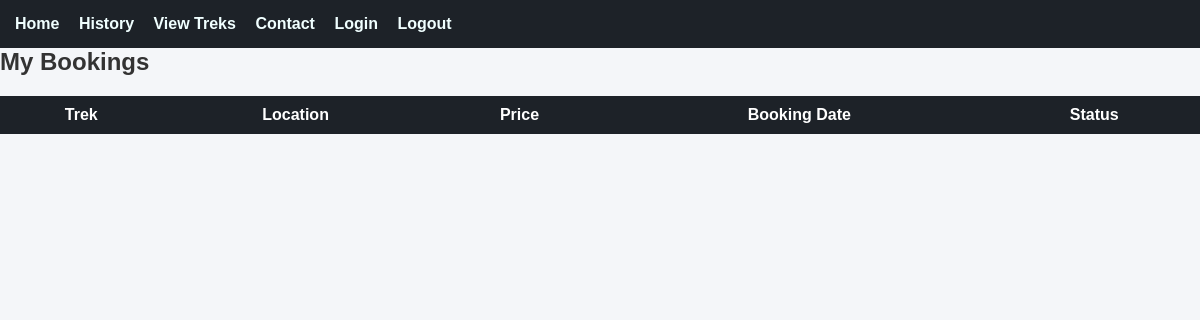
The app's page /my_bookings (signed in), older data.
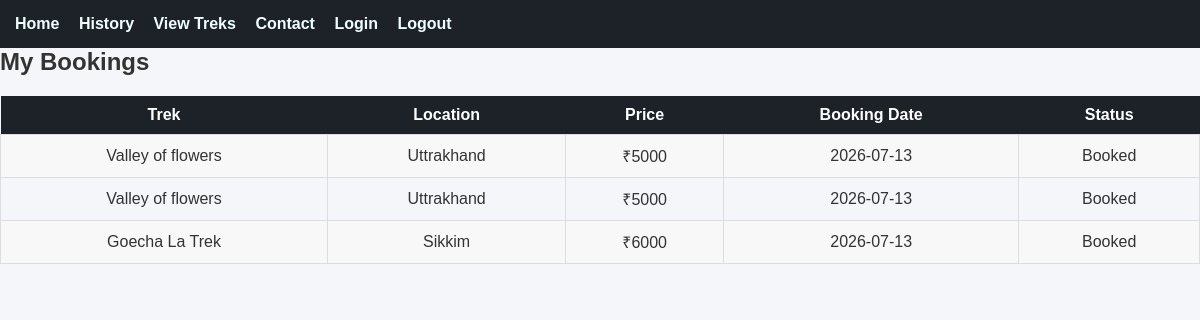
The same page, newer data.
### tables this page shows
CREATE TABLE bookings(
                 id INTEGER PRIMARY KEY AUTOINCREMENT,
                user_id INTEGER, 
                 username TEXT NOT NULL,
                 trek_id INTEGER,
                 booking_date DATE ,
                 status TEXT NOT NULL,
                 FOREIGN KEY(trek_id) REFERENCES treks(id),
                 FOREIGN KEY(user_id) REFERENCES users(id)
                 
                 );

CREATE TABLE treks(
                 id INTEGER PRIMARY KEY AUTOINCREMENT,
                 name TEXT NOT NULL,
                 location TEXT NOT NULL,
                 price INTEGER NOT NULL,
                 slots INTEGER NOT NULL,
                 difficulty TEXT NOT NULL,
                 duration INTEGER NOT NULL,
                 status TEXT NOT NULL DEFAULT 'Open',
                 assigned_staffID INTEGER NOT NULL,
                 start_date DATE ,
                 end_date DATE ,
                 description TEXT ,
                 FOREIGN KEY (assigned_staffID) REFERENCES staff(id)
                 );

### app.py (the view)
@app.route("/my_bookings")
def my_bookings():
    if "user" not in session:
        return redirect("/login")
    username = session["user"]
    conn = get_db_connnection()
    bookings = conn.execute("""
    SELECT
        treks.name,
        treks.location,
        treks.price,
        bookings.booking_date,
        bookings.status
    FROM bookings
    JOIN treks
        ON bookings.trek_id = treks.id
    WHERE bookings.username = ?
""", (username,)).fetchall()
    conn.close()
    return render_template("my_bookings.html", bookings=bookings)

### app.py (called while the page is built)
def get_db_connnection():
    conn = sqlite3.connect("database.db")
    conn.row_factory =sqlite3.Row
    return conn

### templates/my_bookings.html
{% extends "base.html" %}
{% block content %}
<h2>My Bookings</h2>
<table>
<tr>
    <th>Trek</th>
    <th>Location</th>
    <th>Price</th>
    <th>Booking Date</th>
    <th>Status</th>
</tr>
{% for booking in bookings %}
<tr>
    <td>{{ booking["name"] }}</td>
    <td>{{ booking["location"] }}</td>
    <td>₹{{ booking["price"] }}</td>
    <td>{{ booking["booking_date"] }}</td>
    <td>{{ booking["status"] }}</td>
</tr>
{% endfor %}
</table>
{% endblock %}

### templates/base.html (shortened to what this page needs)
<!DOCTYPE html>
<html lang="en">
<head>
    <link rel="stylesheet" href="{{ url_for('static', filename='css/style.css') }}">
</head>
<body>
    <nav style="background:#1D2228; padding:15px;">
        <a href="/" style="color:azure; margin-right:15px;">Home</a>
        <a href="/my_bookings" style="color:azure; margin-right:15px;">History</a>
        <a href="/view_treks" style="color:azure; margin-right:15px;">View Treks</a>
        <a href="/contact" style="color:azure; margin-right:15px;">Contact</a>
        <a href="/login" style="color:azure; margin-right:15px;">Login</a>
        <a href="/logout" style="color:azure; margin-right:15px;">Logout</a>
    </nav>
    {% block content %}
    {% endblock %}
</body>
</html>

### static/css/style.css (style rules this page uses)
* { margin:0; padding:0; box-sizing:border-box; }
body { font-family:Arial, Helvetica, sans-serif; background:#f4f6f9; color:#333; }
nav { background:#1D2228; padding:15px; }
nav a { color:white; text-decoration:none; margin-right:20px; font-weight:bold; }
table { width:100%; border-collapse:collapse; margin-top:20px; }
table th { background:#1D2228; color:white; padding:10px; }
table td { padding:10px; border:1px solid #ddd; text-align:center; }
table tr:nth-child(even) { background:#f8f8f8; }

Row changes from the older to the newer data that the page shows:
added bookings: name "Valley of flowers", location "Uttrakhand", price "5000", booking_date "2026-07-13", status "Booked"
added bookings: name "Valley of flowers", location "Uttrakhand", price "5000", booking_date "2026-07-13", status "Booked"
added bookings: name "Goecha La Trek", location "Sikkim", price "6000", booking_date "2026-07-13", status "Booked"
